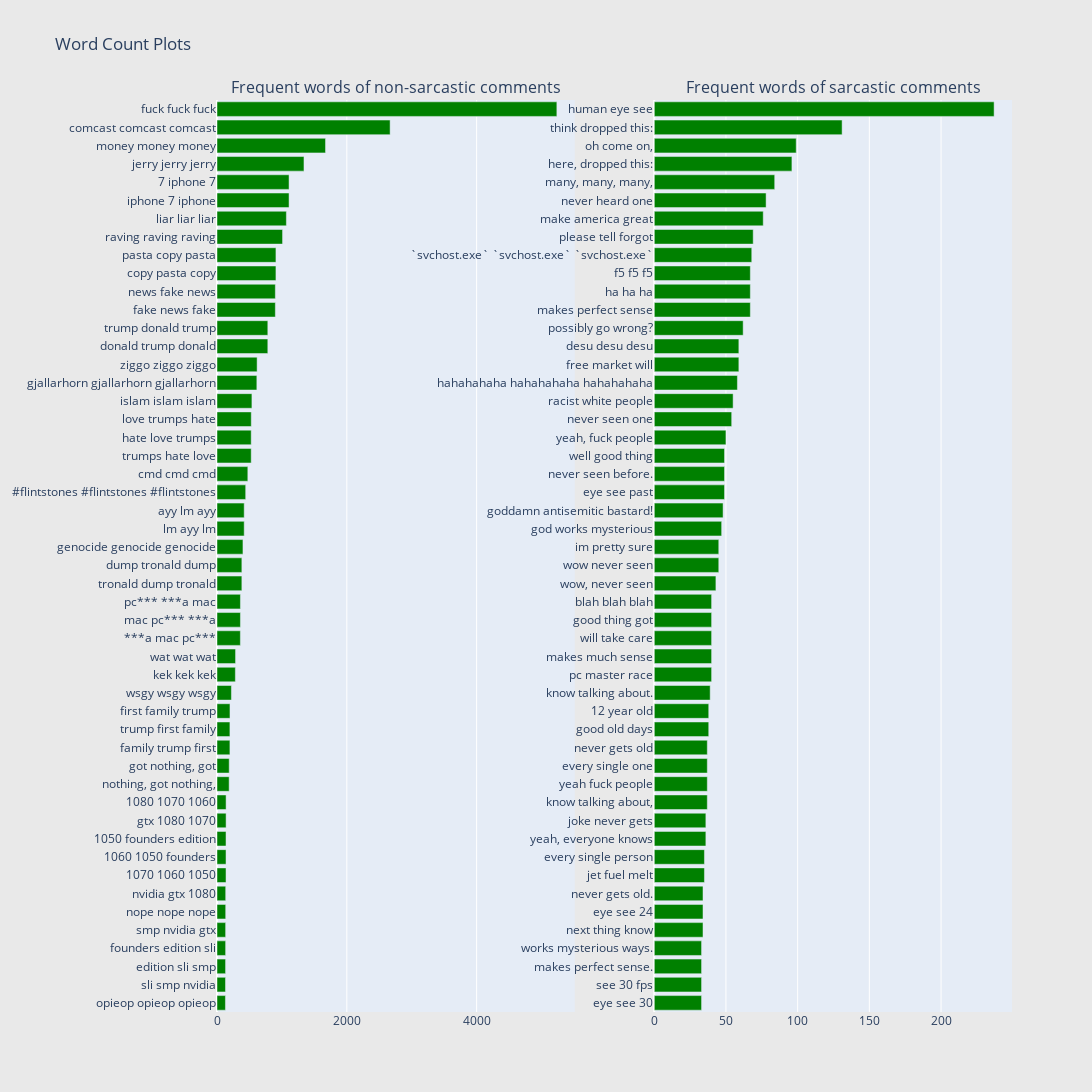

Source (notebook cell):
### Markdown cell above
So let's look at the trigram plots.

### Code cell
show_most_frequent_words(data=train_df, column_text="comment", column_label="label", color="green", num_words=3)

### Figure 1 — Plotly figure (JSON) as saved in the notebook; plotly's stock layout.template omitted (floating-point values rounded to 4 significant figures)
{"data": [{"marker": {"color": "green"}, "orientation": "h", "showlegend": false, "type": "bar", "x": [130, 131, 132, 133, 133, 134, 134, 139, 139, 139, 140, 140, 187, 188, 199, 199, 200, 222, 283, 286, 360, 361, 361, 383, 383, 400, 419, 419, 442, 475, 527, 527, 528, 538, 614, 618, 783, 783, 899, 899, 908, 908, 1010, 1069, 1110, 1110, 1340, 1672, 2667, 5236], "xaxis": "x", "y": ["opieop opieop opieop", "sli smp nvidia", "edition sli smp", "founders edition sli", "smp nvidia gtx", "nope nope nope", "nvidia gtx 1080", "1070 1060 1050", "1060 1050 founders", "1050 founders edition", "gtx 1080 1070", "1080 1070 1060", "nothing, got nothing,", "got nothing, got", "family trump first", "trump first family", "first family trump", "wsgy wsgy wsgy", "kek kek kek", "wat wat wat", "***a mac pc***", "mac pc*** ***a", "pc*** ***a mac", "tronald dump tronald", "dump tronald dump", "genocide genocide genocide", "lm ayy lm", "ayy lm ayy", "#flintstones #flintstones #flintstones", "cmd cmd cmd", "trumps hate love", "hate love trumps", "love trumps hate", "islam islam islam", "gjallarhorn gjallarhorn gjallarhorn", "ziggo ziggo ziggo", "donald trump donald", "trump donald trump", "fake news fake", "news fake news", "copy pasta copy", "pasta copy pasta", "raving raving raving", "liar liar liar", "iphone 7 iphone", "7 iphone 7", "jerry jerry jerry", "money money money", "comcast comcast comcast", "fuck fuck fuck"], "yaxis": "y"}, {"marker": {"color": "green"}, "orientation": "h", "showlegend": false, "type": "bar", "x": [33, 33, 33, 33, 34, 34, 34, 35, 35, 36, 36, 37, 37, 37, 37, 38, 38, 39, 40, 40, 40, 40, 40, 43, 45, 45, 47, 48, 49, 49, 49, 50, 54, 55, 58, 59, 59, 62, 67, 67, 67, 68, 69, 76, 78, 84, 96, 99, 131, 237], "xaxis": "x2", "y": ["eye see 30", "see 30 fps", "makes perfect sense.", "works mysterious ways.", "next thing know", "eye see 24", "never gets old.", "jet fuel melt", "every single person", "yeah, everyone knows", "joke never gets", "know talking about,", "yeah fuck people", "every single one", "never gets old", "good old days", "12 year old", "know talking about.", "pc master race", "makes much sense", "will take care", "good thing got", "blah blah blah", "wow, never seen", "wow never seen", "im pretty sure", "god works mysterious", "goddamn antisemitic bastard!", "eye see past", "never seen before.", "well good thing", "yeah, fuck people", "never seen one", "racist white people", "hahahahaha hahahahaha hahahahaha", "free market will", "desu desu desu", "possibly go wrong?", "makes perfect sense", "ha ha ha", "f5 f5 f5", "`svchost.exe` `svchost.exe` `svchost.exe`", "please tell forgot", "make america great", "never heard one", "many, many, many,", "here, dropped this:", "oh come on,", "think dropped this:", "human eye see"], "yaxis": "y2"}], "layout": {"annotations": [{"font": {"size": 16}, "showarrow": false, "text": "Frequent words of non-sarcastic comments", "x": 0.225, "xanchor": "center", "xref": "paper", "y": 1, "yanchor": "bottom", "yref": "paper"}, {"font": {"size": 16}, "showarrow": false, "text": "Frequent words of sarcastic comments", "x": 0.775, "xanchor": "center", "xref": "paper", "y": 1, "yanchor": "bottom", "yref": "paper"}], "height": 1200, "paper_bgcolor": "rgb(233,233,233)", "title": {"text": "Word Count Plots"}, "width": 1200, "xaxis": {"anchor": "y", "domain": [0, 0.45]}, "xaxis2": {"anchor": "y2", "domain": [0.55, 1]}, "yaxis": {"anchor": "x", "domain": [0, 1]}, "yaxis2": {"anchor": "x2", "domain": [0, 1]}}}
